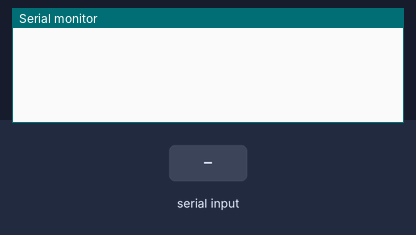
Bench run of a sketch on a simulated Arduino Uno, built with avr-gcc and run on an emulated ATmega328P. Parts: the last lines printed to the serial monitor. The inputs (shaded band) are chosen by the test bench.

Above: at 1.2 s.
1.3 s: "90,45\n" received over Serial
At 2.0 s:
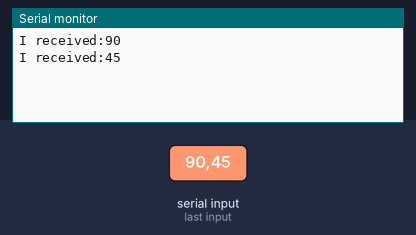
2.8 s: "30,150\n" received over Serial
At 4.7 s:
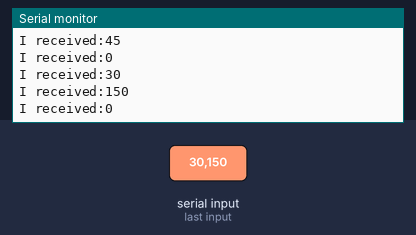
Timing chart, 0 to 6.2 s (numbered marks = the images above; inputs shaded):
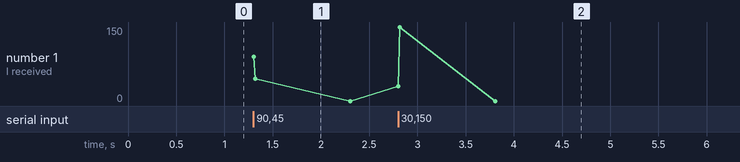

Measured:
- after the input at 1.3 s, the serial monitor: prints a new line at once (image 1)
- after the input at 2.8 s, the serial monitor: prints a new line at once (image 2)

The sketch:

read.ino
```cpp
int incomingByte=0;
void setup() {
  // put your setup code here, to run once:
Serial.begin(9600);
}

void loop() {
  // put your main code here, to run repeatedly:

int i,num;

if(Serial.available()>0){
 incomingByte=Serial.parseInt();

 Serial.print("I received:");
 Serial.println(incomingByte);
}


}
```
